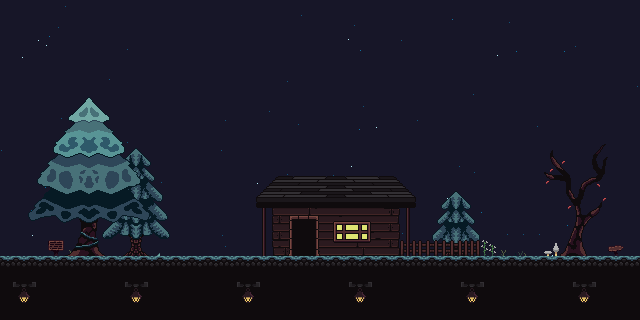

A level layout from a 2D game, rendered from its tile map. Below: a short description, then the map file with its tile-grid data intact:
An orthogonal 40x20 tile map with 16x16 px tiles, 3 tile layers (décor 1, décor 0, décor 2), 3 tilesets and 1 object.

<map version="1.10" tiledversion="1.12.1" orientation="orthogonal" renderorder="right-down" width="40" height="20" tilewidth="16" tileheight="16" infinite="0" nextlayerid="5" nextobjectid="2">
 <tileset firstgid="1" source="b2.tsx" />
 <tileset firstgid="801" source="Basic Tiles Only.tsx" />
 <tileset firstgid="5617" source="é.tsx" />
 <objectgroup id="2" name="collisions">
  <object id="1" x="-0.181818" y="256" width="640.182" height="64" />
 </objectgroup>
 <layer id="1" name="décor 1" width="40" height="20">
  <data encoding="csv">
1,2,3,4,5,6,7,8,9,10,11,12,13,14,15,16,17,18,19,20,21,22,23,24,25,26,27,28,29,30,31,32,33,34,35,36,37,38,39,40,
41,42,43,44,45,46,47,48,49,50,51,52,53,54,55,56,57,58,59,60,61,62,63,64,65,66,67,68,69,70,71,72,73,74,75,76,77,78,79,80,
81,82,83,84,85,86,87,88,89,90,91,92,93,94,95,96,97,98,99,100,101,102,103,104,105,106,107,108,109,110,111,112,113,114,115,116,117,118,119,120,
121,122,123,124,125,126,127,128,129,130,131,132,133,134,135,136,137,138,139,140,141,142,143,144,145,146,147,148,149,150,151,152,153,154,155,156,157,158,159,160,
161,162,163,164,165,166,167,168,169,170,171,172,173,174,175,176,177,178,179,180,181,182,183,184,185,186,187,188,189,190,191,192,193,194,195,196,197,198,199,200,
201,202,203,204,205,206,207,208,209,210,211,212,213,214,215,216,217,218,219,220,221,222,223,224,225,226,227,228,229,230,231,232,233,234,235,236,237,238,239,240,
241,242,243,244,245,246,247,248,249,250,251,252,253,254,255,256,257,258,259,260,261,262,263,264,265,266,267,268,269,270,271,272,273,274,275,276,277,278,279,280,
281,282,283,284,285,286,287,288,289,290,291,292,293,294,295,296,297,298,299,300,301,302,303,304,305,306,307,308,309,310,311,312,313,314,315,316,317,318,319,320,
321,322,323,324,325,326,327,328,329,330,331,332,333,334,335,336,337,338,339,340,341,342,343,344,345,346,347,348,349,350,351,352,353,354,355,356,357,358,359,360,
361,362,363,364,365,366,367,368,369,370,371,372,373,374,375,376,377,378,379,380,381,382,383,384,385,386,387,388,389,390,391,392,393,394,395,396,397,398,399,400,
401,402,403,404,405,406,407,408,409,410,411,412,413,414,415,416,417,418,419,420,421,422,423,424,425,426,427,428,429,430,431,432,433,434,435,436,437,438,439,440,
441,442,443,444,445,446,447,448,449,450,451,452,453,454,455,456,457,458,459,460,461,462,463,464,465,466,467,468,469,470,471,472,473,474,475,476,477,478,479,480,
481,482,483,484,485,486,487,488,489,490,491,492,493,494,495,496,497,498,499,500,501,502,503,504,505,506,507,508,509,510,511,512,513,514,515,516,517,518,519,520,
521,522,523,524,525,526,527,528,529,530,531,532,533,534,535,536,537,538,539,540,541,542,543,544,545,546,547,548,549,550,551,552,553,554,555,556,557,558,559,560,
561,562,563,564,565,566,567,568,569,570,571,572,573,574,575,576,577,578,579,580,581,582,583,584,585,586,587,588,589,590,591,592,593,594,595,0,0,598,599,600,
601,602,603,604,605,606,607,608,609,610,611,612,613,614,615,616,617,618,619,620,621,622,623,624,625,626,627,628,629,630,631,632,633,634,635,0,0,638,639,640,
641,642,643,644,645,646,647,648,649,650,651,652,653,654,655,656,657,658,659,660,661,662,663,664,665,666,667,668,669,670,671,672,673,674,675,676,677,678,679,680,
681,682,683,684,685,686,687,688,689,690,691,692,693,694,695,696,697,698,699,700,701,702,703,704,705,706,707,708,709,710,711,712,713,714,715,716,717,718,719,720,
721,722,723,724,725,726,727,728,729,730,731,732,733,734,735,736,737,738,739,740,741,742,743,744,745,746,747,748,749,750,751,752,753,754,755,756,757,758,759,760,
761,762,763,764,765,766,767,768,769,770,771,772,773,774,775,776,777,778,779,780,781,782,783,784,785,786,787,788,789,790,791,792,793,794,795,796,797,798,799,800
</data>
 </layer>
 <layer id="4" name="décor 0" width="40" height="20">
  <data encoding="csv">
0,0,0,0,0,0,0,0,0,0,0,0,0,0,0,0,0,0,0,0,0,0,0,0,0,0,0,0,0,0,0,0,0,0,0,0,0,0,0,0,
0,0,0,0,0,0,0,0,0,0,0,0,0,0,0,0,0,0,0,0,0,0,0,0,0,0,0,0,0,0,0,0,0,0,0,0,0,0,0,0,
0,0,0,0,0,0,0,0,0,0,0,0,0,0,0,0,0,0,0,0,0,0,0,0,0,0,0,0,0,0,0,0,0,0,0,0,0,0,0,0,
0,0,0,0,0,0,0,0,0,0,0,0,0,0,0,0,0,0,0,0,0,0,0,0,0,0,0,0,0,0,0,0,0,0,0,0,0,0,0,0,
0,0,0,0,0,0,0,0,0,0,0,0,0,0,0,0,0,0,0,0,0,0,0,0,0,0,0,0,0,0,0,0,0,0,0,0,0,0,0,0,
0,0,0,0,0,0,0,0,0,0,0,0,0,0,0,0,0,0,0,0,0,0,0,0,0,0,0,0,0,0,0,0,0,0,0,0,0,0,0,0,
0,0,0,0,0,0,0,0,0,0,0,0,0,0,0,0,0,0,0,0,0,0,0,0,0,0,0,0,0,0,0,0,0,0,0,0,0,0,0,0,
0,0,0,0,0,0,0,0,0,0,0,0,0,0,0,0,0,0,0,0,0,0,0,0,0,0,0,0,0,0,0,0,0,0,0,0,0,0,0,0,
0,0,0,0,0,0,0,0,0,0,0,0,0,0,0,0,0,0,0,0,0,0,0,0,0,0,0,0,0,0,0,0,0,0,0,0,0,0,0,0,
0,0,0,0,0,0,0,0,0,0,0,0,0,0,0,0,0,0,0,0,0,0,0,0,0,0,0,0,0,0,0,0,0,0,0,0,0,0,0,0,
0,0,0,0,0,0,0,0,0,0,0,0,0,0,0,0,0,0,0,0,0,0,0,0,0,0,0,0,0,0,0,0,0,0,0,0,0,0,0,0,
0,0,0,0,0,0,0,0,0,0,0,0,0,0,0,0,0,0,0,0,0,0,0,0,0,0,0,0,0,0,0,0,0,0,0,0,0,0,0,0,
0,0,0,0,0,0,0,0,0,0,0,0,0,0,0,0,0,0,0,0,0,0,0,0,0,0,0,0,0,0,0,0,0,0,0,0,0,0,0,0,
0,0,0,0,0,0,0,0,0,0,0,0,0,0,0,0,0,0,0,0,0,0,0,0,0,0,0,0,0,0,0,0,0,0,0,5999,6000,0,0,0,
0,0,0,0,0,0,0,0,0,0,0,0,0,0,0,0,0,0,0,0,0,0,0,0,0,0,0,0,0,0,0,0,0,0,0,6039,6040,0,0,0,
0,0,0,0,0,0,0,0,0,0,0,0,0,0,0,0,0,0,0,0,0,0,0,0,0,0,0,0,0,0,0,0,0,0,0,6079,6080,0,0,0,
0,0,0,0,0,0,0,0,0,0,0,0,0,0,0,0,0,0,0,0,0,0,0,0,0,0,0,0,0,0,0,0,0,0,0,0,0,0,0,0,
0,0,0,0,0,0,0,0,0,0,0,0,0,0,0,0,0,0,0,0,0,0,0,0,0,0,0,0,0,0,0,0,0,0,0,0,0,0,0,0,
0,0,0,0,0,0,0,0,0,0,0,0,0,0,0,0,0,0,0,0,0,0,0,0,0,0,0,0,0,0,0,0,0,0,0,0,0,0,0,0,
0,0,0,0,0,0,0,0,0,0,0,0,0,0,0,0,0,0,0,0,0,0,0,0,0,0,0,0,0,0,0,0,0,0,0,0,0,0,0,0
</data>
 </layer>
 <layer id="3" name="décor 2" width="40" height="20">
  <data encoding="csv">
0,0,0,0,0,0,0,0,0,0,0,0,0,0,0,0,0,0,0,0,0,0,0,0,0,0,0,0,0,0,0,0,0,0,0,0,0,0,0,0,
0,0,0,0,0,0,0,0,0,0,0,0,0,0,0,0,0,0,0,0,0,0,0,0,0,0,0,0,0,0,0,0,0,0,0,0,0,0,0,0,
0,0,0,0,0,0,0,0,0,0,0,0,0,0,0,0,0,0,0,0,0,0,0,0,0,0,0,0,0,0,0,0,0,0,0,0,0,0,0,0,
0,0,0,0,0,0,0,0,0,0,0,0,0,0,0,0,0,0,0,0,0,0,0,0,0,0,0,0,0,0,0,0,0,0,0,0,0,0,0,0,
0,0,0,0,0,0,0,0,0,0,0,0,0,0,0,0,0,0,0,0,0,0,0,0,0,0,0,0,0,0,0,0,0,0,0,0,0,0,0,0,
0,0,0,0,0,0,0,0,0,0,0,0,0,0,0,0,0,0,0,0,0,0,0,0,0,0,0,0,0,0,0,0,0,0,0,0,0,0,0,0,
0,0,0,0,0,0,0,0,0,0,0,0,0,0,0,0,0,0,0,0,0,0,0,0,0,0,0,0,0,0,0,0,0,0,0,0,0,0,0,0,
0,0,0,0,0,0,0,0,0,0,0,0,0,0,0,0,0,0,0,0,0,0,0,0,0,0,0,0,0,0,0,0,0,0,0,0,0,0,0,0,
0,0,0,0,0,0,0,0,0,0,0,0,0,0,0,0,0,0,0,0,0,0,0,0,0,0,0,0,0,0,0,0,0,0,0,0,0,0,0,0,
0,0,0,0,0,0,0,0,0,0,0,0,0,0,0,0,0,0,0,0,0,0,0,0,0,0,0,0,0,0,0,0,0,0,1795,1796,1797,1798,0,0,
0,0,0,0,0,0,0,0,0,0,0,0,0,0,0,0,0,0,0,0,0,0,0,0,0,0,0,0,0,0,0,0,0,0,1881,1882,1883,1884,0,0,
0,0,0,0,0,0,0,0,0,0,0,0,0,0,0,0,0,0,0,0,0,0,0,0,0,0,0,0,0,0,0,0,0,0,1967,1968,1969,1970,0,0,
0,0,0,0,0,0,0,0,0,0,0,0,0,0,0,0,0,0,0,0,0,0,0,0,0,0,0,0,0,0,0,0,0,0,2053,2054,2055,2056,0,0,
0,0,0,0,0,0,0,0,0,0,0,0,0,0,0,0,0,0,0,0,0,0,0,0,0,0,0,0,0,0,0,0,0,0,2139,2140,2141,2142,0,0,
0,0,0,0,0,0,0,0,0,0,0,0,0,0,0,0,0,0,0,0,0,0,0,0,0,0,0,0,0,0,0,0,0,0,2225,2226,2227,2228,0,0,
0,0,0,0,0,0,0,0,0,0,0,0,0,0,0,0,0,0,0,0,0,0,0,0,0,0,0,0,0,0,0,0,0,0,2311,2312,2313,2314,0,0,
0,0,0,0,0,0,0,0,0,0,0,0,0,0,0,0,0,0,0,0,0,0,0,0,0,0,0,0,0,0,0,0,0,0,0,0,0,0,0,0,
0,0,0,0,0,0,0,0,0,0,0,0,0,0,0,0,0,0,0,0,0,0,0,0,0,0,0,0,0,0,0,0,0,0,0,0,0,0,0,0,
0,0,0,0,0,0,0,0,0,0,0,0,0,0,0,0,0,0,0,0,0,0,0,0,0,0,0,0,0,0,0,0,0,0,0,0,0,0,0,0,
0,0,0,0,0,0,0,0,0,0,0,0,0,0,0,0,0,0,0,0,0,0,0,0,0,0,0,0,0,0,0,0,0,0,0,0,0,0,0,0
</data>
 </layer>
</map>
